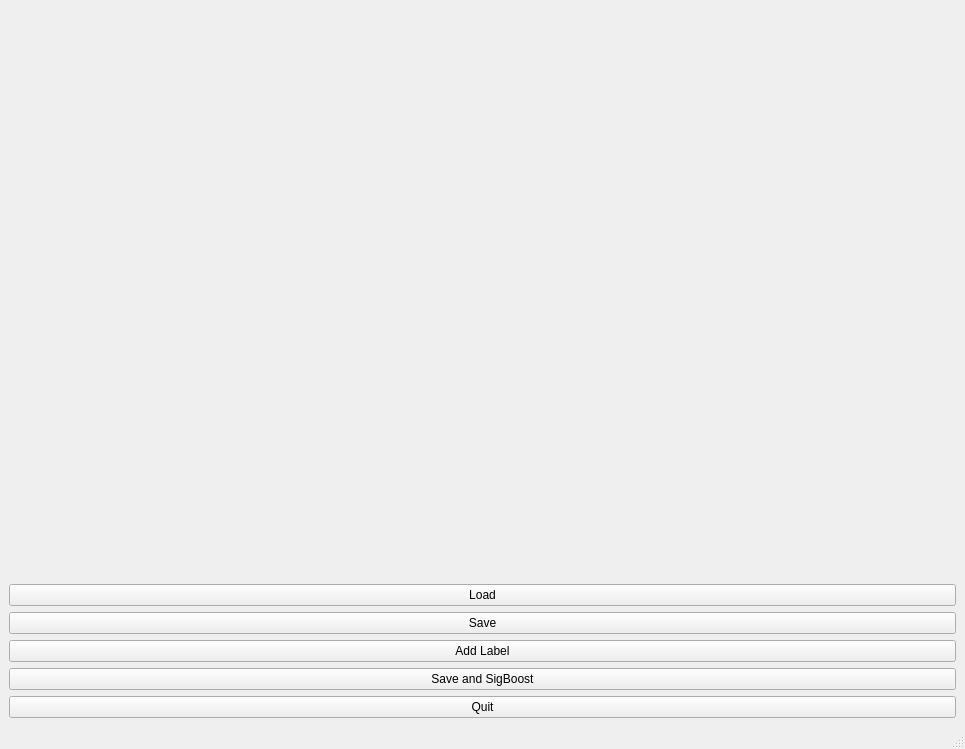
<?xml version="1.0" encoding="UTF-8"?>
<ui version="4.0">
 <class>BrainLabelingGui</class>
 <widget class="QMainWindow" name="BrainLabelingGui">
  <property name="geometry">
   <rect>
    <x>0</x>
    <y>0</y>
    <width>965</width>
    <height>749</height>
   </rect>
  </property>
  <property name="sizePolicy">
   <sizepolicy hsizetype="Expanding" vsizetype="Expanding">
    <horstretch>0</horstretch>
    <verstretch>0</verstretch>
   </sizepolicy>
  </property>
  <property name="windowTitle">
   <string>BrainLabelingGui</string>
  </property>
  <widget class="QWidget" name="centralwidget">
   <property name="sizePolicy">
    <sizepolicy hsizetype="Expanding" vsizetype="Expanding">
     <horstretch>0</horstretch>
     <verstretch>0</verstretch>
    </sizepolicy>
   </property>
   <layout class="QVBoxLayout" name="verticalLayout">
    <property name="sizeConstraint">
     <enum>QLayout::SetNoConstraint</enum>
    </property>
    <item>
     <widget class="MplWidget" name="canvaswidget" native="true">
      <property name="sizePolicy">
       <sizepolicy hsizetype="Expanding" vsizetype="Expanding">
        <horstretch>0</horstretch>
        <verstretch>0</verstretch>
       </sizepolicy>
      </property>
     </widget>
    </item>
    <item>
     <layout class="QHBoxLayout" name="horizontalLayout">
      <item>
       <layout class="QGridLayout" name="labelsLayout"/>
      </item>
      <item>
       <layout class="QVBoxLayout" name="buttonsLayout">
        <item>
         <widget class="QPushButton" name="loadButton">
          <property name="enabled">
           <bool>true</bool>
          </property>
          <property name="text">
           <string>Load</string>
          </property>
          <property name="checkable">
           <bool>false</bool>
          </property>
          <property name="default">
           <bool>false</bool>
          </property>
          <property name="flat">
           <bool>false</bool>
          </property>
         </widget>
        </item>
        <item>
         <widget class="QPushButton" name="saveButton">
          <property name="text">
           <string>Save</string>
          </property>
         </widget>
        </item>
        <item>
         <widget class="QPushButton" name="newLabelButton">
          <property name="text">
           <string>Add Label</string>
          </property>
         </widget>
        </item>
        <item>
         <widget class="QPushButton" name="sigboostButton">
          <property name="text">
           <string>Save and SigBoost</string>
          </property>
         </widget>
        </item>
        <item>
         <widget class="QPushButton" name="quitButton">
          <property name="text">
           <string>Quit</string>
          </property>
         </widget>
        </item>
       </layout>
      </item>
     </layout>
    </item>
   </layout>
  </widget>
  <widget class="QStatusBar" name="statusbar"/>
  <widget class="QMenuBar" name="menubar">
   <property name="geometry">
    <rect>
     <x>0</x>
     <y>0</y>
     <width>965</width>
     <height>25</height>
    </rect>
   </property>
  </widget>
 </widget>
 <customwidgets>
  <customwidget>
   <class>MplWidget</class>
   <extends>QWidget</extends>
   <header>mplwidget.h</header>
   <container>1</container>
  </customwidget>
 </customwidgets>
 <resources/>
 <connections/>
</ui>
